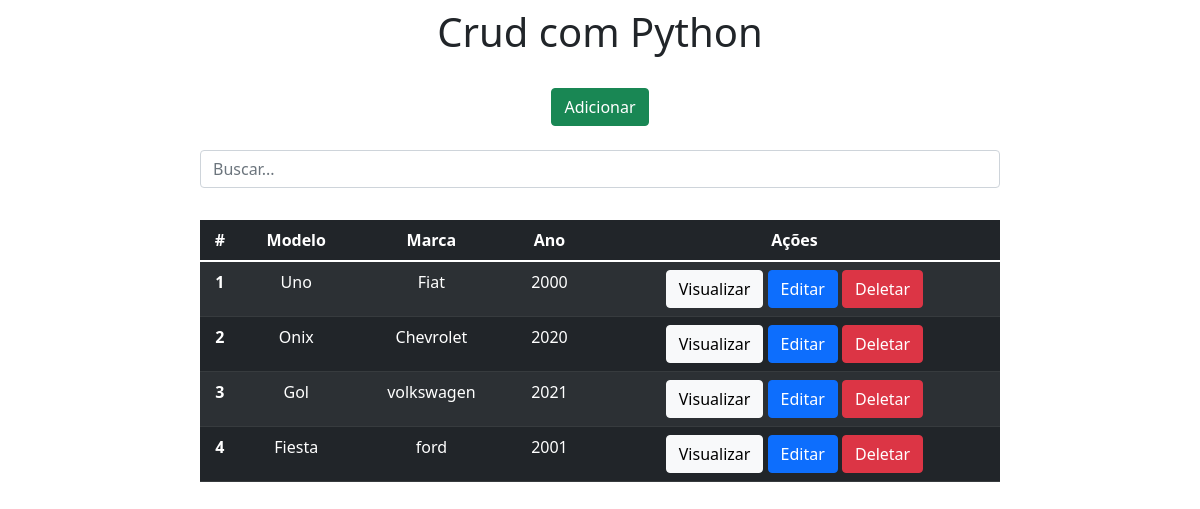
Before: / with the older database file.
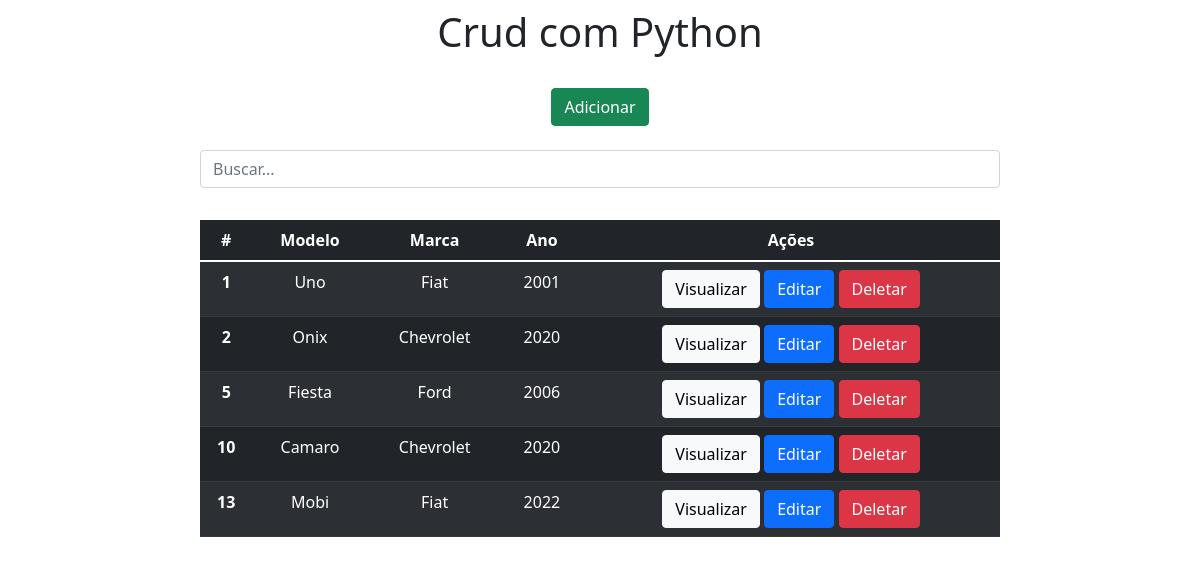
After: the same page with the newer database file.
### app/models.py (models this page shows)
class Carros(models.Model):
    Modelo = models.CharField(max_length=150)
    Marca = models.CharField(max_length=100)
    Ano = models.IntegerField()

### app/views.py (the view)
# urls.py: path('', home, name='home'),
def home(request):
    data = {}
    search = request.GET.get('search')
    if search:
        data['db'] = Carros.objects.filter(Modelo__icontains=search)
    else:
        data['db'] = Carros.objects.all()
    return render(request, 'index.html', data)

### app/templates/index.html (shortened to what this page needs)
<!DOCTYPE html>
<html lang="pt-br">
<head>
    <link href="https://cdn.jsdelivr.net/npm/bootstrap@5.1.3/dist/css/bootstrap.min.css" rel="stylesheet">
</head>
<body>
    <div class="col-8 m-auto pt-2 pb-2 text-center">
        <h1>Crud com Python</h1>
    </div>
    <div class="col-8 m-auto pt-3 pb-2 text-center">
        <a href="/form" class="btn btn-success">Adicionar</a>
    </div>
    <div class="col-8 m-auto pt-3 pb-2 text-center">
        <form method="get">
            <input type="text" id="search" name="search" class="form-control" placeholder="Buscar...">
        </form>
    </div>
    <div class="col-8 m-auto pt-4 pb-2 text-center">
        <table class="table table-dark table-striped">
            <thead>
                <tr>
                    <th scope="col">#</th>
                    <th scope="col">Modelo</th>
                    <th scope="col">Marca</th>
                    <th scope="col">Ano</th>
                    <th scope="col">Ações</th>
                </tr>
            </thead>
            <tbody>
                {% for dbs in db %}
                <tr>
                    <th>{{dbs.id}}</th>
                    <td>{{dbs.Modelo}}</td>
                    <td>{{dbs.Marca}}</td>
                    <td>{{dbs.Ano}}</td>
                    <td>
                        <a href="/view/{{dbs.id}}/" class="btn btn-light">Visualizar</a>
                        <a href="/edit/{{dbs.id}}/" class="btn btn-primary">Editar</a>
                        <a href="/delete/{{dbs.id}}/" class="btn btn-danger btnDel">Deletar</a>
                    </td>
                </tr>
                {% endfor %}
            </tbody>
        </table>
    </div>
    {% load static %}
</body>
</html>

Changed rows visible on the page:
removed Carros: id "3", Modelo "Gol", Marca "volkswagen", Ano "2021"
removed Carros: id "4", Modelo "Fiesta", Marca "ford", Ano "2001"
changed Carros "Uno": Ano "2000" → "2001"
added Carros: id "5", Modelo "Fiesta", Marca "Ford", Ano "2006"
added Carros: id "10", Modelo "Camaro", Marca "Chevrolet", Ano "2020"
added Carros: id "13", Modelo "Mobi", Marca "Fiat", Ano "2022"
